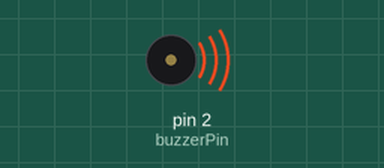
Simulated run of this sketch. Board: Arduino Uno, built with avr-gcc and run on an emulated ATmega328P. On the bench: buzzer (waves = sounding, pin HIGH).

Above: at 0.2 s.
Timing chart, 0 to 3.5 s (numbered marks = the images above):
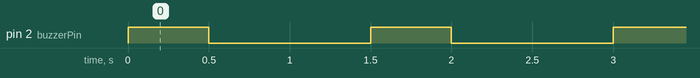

Measured:
- by itself, pin 2 (buzzerPin): alternates HIGH for 0.50 s and LOW for 1.0 s

The sketch:

proje.ino
```cpp
// Buzzer ile sesli uyarı örneği
int buzzerPin = 2;      // Buzzer 2. pine bağlı
int delayTime = 1000;   // Uyarı aralığı (ms) - burada 1 saniye

void setup() {
  pinMode(buzzerPin, OUTPUT); // Buzzer pinini çıkış olarak ayarla
}

void loop() {
  digitalWrite(buzzerPin, HIGH); // Buzzer'ı aç
  delay(500);                    // 0.5 saniye çalmasını bekle
  digitalWrite(buzzerPin, LOW);  // Buzzer'ı kapat
  delay(delayTime);               // Belirlediğin aralık kadar bekle
}
```
